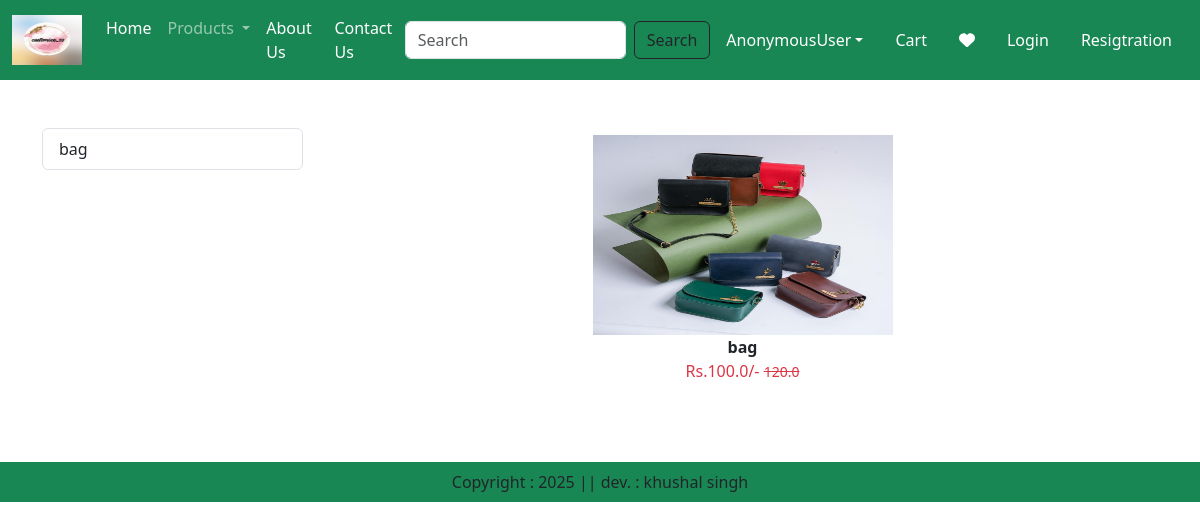
/category/BG, run on the app's committed database.
### app/models.py (models this page shows, shortened)
class Product(models.Model):
    title = models.CharField(max_length=100)
    selling_price = models.FloatField()
    discounted_price = models.FloatField()
    description = models.TextField()
    composition = models.TextField(default="")
    prodapp = models.TextField(default="")
    category = models.CharField(choices=CATEGORY_CHOICE, max_length=2)
    product_image = models.ImageField(upload_to="product")

### app/views.py (the view)
# urls.py: path("category/<slug:val>", views.CategoryView.as_view(),name="category"),
class CategoryView(View):
     def get(self,request,val):
        product = Product.objects.filter(category=val)
        title = Product.objects.filter(category=val).values('title').annotate(total=Count('title'))
        return render(request, "app/category.html",locals())

### app/templates/app/category.html (shortened to what this page needs)
{% extends "app/base.html" %}
{% load static %}
{% block main-content %}
<div class="container my-5">
    <div class="row">
        <div class="col-sm-3">
            <div class="list-group">
            {% for val in title %}
                <a href="{% url "category-title" val.title %}" class="list-group-item list-group-item-action" aria-current="true">
                {{val.title}}</a>
            {% endfor %}
            </div>
        </div>
        <div class="col-sm-9">
            <div class="row">
                {% for prod in product %}
                        <div class="col text-center mb-4">
                            <a href="{% url "product-detail" prod.id %}" class="btn">
                            <div>
                                <img src="{{prod.product_image.url}}" width="300px" height="200px"/>
                                <div class="fw-bold">{{prod.title}}</div>
                                <div class="fw-blod text-danger">
                                Rs.{{prod.discounted_price}}/-
                                <small class="fw-light text-decoration-line-through">{{prod.selling_price}}</small>
                                </div>
                            </div>
                            </a>
                        </div>
                {% endfor %}
            </div>
        </div>
    </div>
</div>
{% endblock main-content %}

### data on the page
Product: product_image (picture), title "bag", discounted_price "100.0", selling_price "120.0"

### other printed values
{{ request.user }} "AnonymousUser"
{{ val.title }} "bag"
